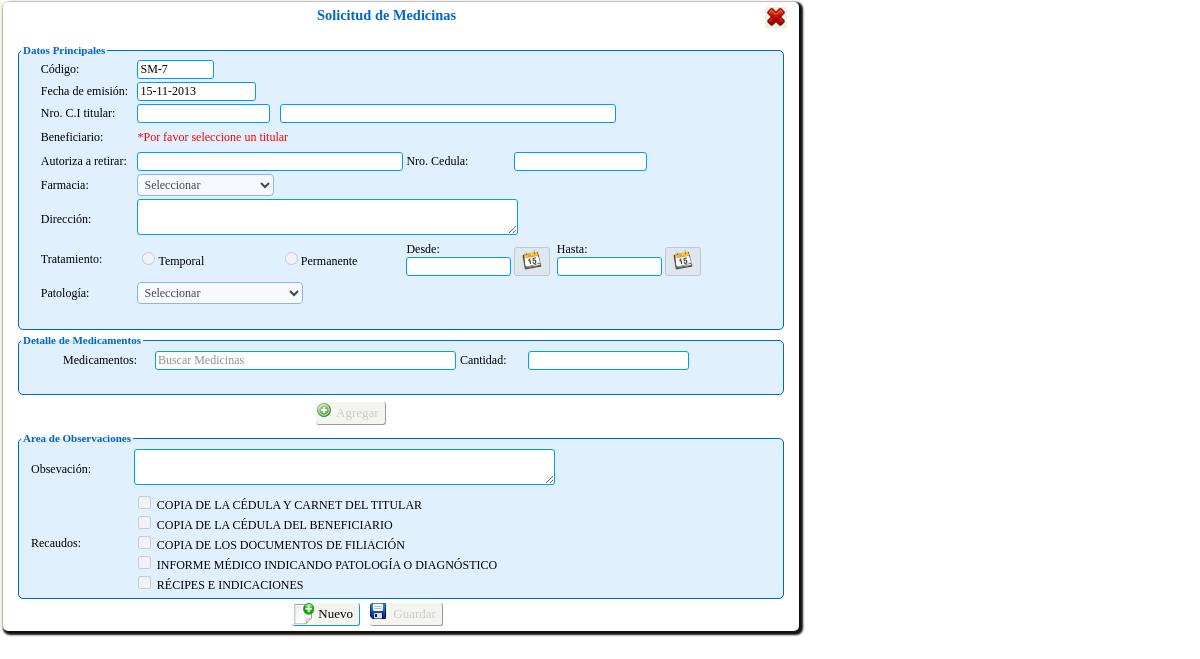
Page /persona/Php/transacciones/solicitud_medicinas/solicitud_medicina.php (signed in) on the committed database.
### tables this page shows
CREATE TABLE IF NOT EXISTS `tsolicitud_servicio` (
  `id_solicitud` int(11) NOT NULL,
  `id_solicitud_reembolso` int(11) NOT NULL,
  `cod_hoja` char(7) NOT NULL,
  `id_titular` int(11) NOT NULL,
  `id_beneficiario` int(11) NOT NULL,
  `tipo_beneficiario` char(1) NOT NULL,
  `id_servicio` int(11) NOT NULL,
  `id_patologia` int(11) NOT NULL,
  `autorizado` varchar(50) DEFAULT NULL,
  `ced_autorizado` int(12) DEFAULT NULL,
  `tratamiento` char(1) DEFAULT NULL,
  `fecha_ini` date DEFAULT NULL,
  `fecha_fin` date DEFAULT NULL,
  `fecha` date NOT NULL,
  `diagnostico` varchar(150) NOT NULL,
  `observacion` varchar(150) DEFAULT NULL,
  `id_medico` int(11) DEFAULT NULL,
  `id_proveedor` int(11) DEFAULT NULL,
  `hora` varchar(20) NOT NULL,
  `estatus` char(1) NOT NULL,
  `motivo_eliminacion` varchar(500) DEFAULT NULL,
  KEY `id_titular` (`id_titular`),
  KEY `id_beneficiario` (`id_beneficiario`),
  KEY `id_servicio` (`id_servicio`),
  KEY `id_medico` (`id_medico`),
  KEY `id_proveedor` (`id_proveedor`),
  KEY `id_patologia` (`id_patologia`),
  KEY `id_solicitud` (`id_solicitud`)
);

CREATE TABLE IF NOT EXISTS `trecaudo` (
  `id_recaudo` int(11) NOT NULL AUTO_INCREMENT,
  `descripcion` varchar(80) NOT NULL,
  `tipo` varchar(50) NOT NULL,
  `estatus` char(1) NOT NULL,
  PRIMARY KEY (`id_recaudo`)
);

### persona/Clases/clase_solicitud_medicina.php (called while the page is built, shortened)
<?php
include_once("clase_mysql.php");
class sMedicina extends conectaBDMy{
    public function buscaUltimoID(){
       $sql="SELECT * FROM tsolicitud_servicio ORDER BY id_solicitud DESC LIMIT 1";
		return ($cursor= parent::ejecuta_sql($sql));
    }
    public function sig_tupla( $registro )
	{
		return( parent::proxima_tupla( $registro ) );
	}
}
?>

### persona/Clases/clase_mysql.php (called while the page is built, shortened)
<?PHP
class conectaBDMy
{
	private $servidor;
	private $usuario;
	private $password;
	private $conexion;
	function conectaBDMy()
	{
		$this->servidor="localhost";
		$this->usuario="root";
		$this->password="iutep";
		$this->basedatos="bdsas";
	}
	function abrir_BD()
	{
		if ( !($enlace= @mysql_connect( $this->servidor, $this->usuario, $this->password ) ) )
		{
		header("Location: ../html/Error_bd.html");
		}
		$this->conexion=$enlace;
		return true;
	}
	function ejecuta_sql( $query )
	{
		if ( $this->abrir_BD() )
	     return ( mysql_query($query,$this->conexion ) );
	else
	     return null;
	}
  function proxima_tupla($cursor)
  {
	return mysql_fetch_array($cursor);
  }
}
?>

### persona/Clases/clase_recaudo.php (called while the page is built, shortened)
<?php
include_once("clase_mysql.php");
class recaudos extends conectaBDMy{
	private $tipoRecaudo;
    public function recaudos(){
		$this->tipoRecaudo="";
	}
 	public function setTiporecaudo($Valor){
        $this->tipoRecaudo = mb_strtoupper(trim($Valor), "utf-8");
    }
	function lista_recaudo()
	{
		$c=0;
		$sql="SELECT * FROM trecaudo where estatus='1' and tipo='$this->tipoRecaudo' order by id_recaudo";
		 $cursor=parent::ejecuta_sql($sql);
		 if($row= parent::proxima_tupla($cursor))
		 {
			 DO
			 {
				$fila[$c][1]=$row["id_recaudo"];
				$fila[$c][2]=$row["descripcion"];
				$fila[$c][3]=$row["tipo"];
				$c++;
			 }WHILE($row= parent::proxima_tupla($cursor));
		 }
		if ( $fila>0 )
			return $fila;
		else
			return -1;
	}
}
?>

### persona/Clases/clase_proveedor.php (called while the page is built, shortened)
<?php
include_once("clase_mysql.php");
class proveedor extends conectaBDMy{
function lista_proveedor_medicinas()
	{
		$c=0;
		$sql="select a.id_proveedor,a.nombre, b.id_servicio
			from tproveedor as a, tdetalle_servicio as b
			where a.id_proveedor=b.id_proveedor and a.estatus='1' and b.id_servicio='1'
			order by a.nombre";
		 $cursor=parent::ejecuta_sql($sql);
		 if($row= parent::proxima_tupla($cursor))
		 {
			 DO
			 {
				$fila[$c][1]=$row["id_proveedor"];
				$fila[$c][2]=$row["nombre"];
				$c++;
			 }WHILE($row= parent::proxima_tupla($cursor));
		 }
		if ( $fila>0 )
			return $fila;
		else
			return -1;
	}
}
?>

### persona/Clases/clase_patologia.php (called while the page is built, shortened)
<?php
include_once("clase_mysql.php");
class patologia extends conectaBDMy{
	function lista_patologia()
	{
		$c=0;
		$sql="select * from tpatologia where estatus='1' order by nombre";
		 $cursor=parent::ejecuta_sql($sql);
		 if($row= parent::proxima_tupla($cursor))
		 {
			 DO
			 {
				$fila[$c][1]=$row["id_patologia"];
				$fila[$c][2]=$row["nombre"];
				$c++;
			 }WHILE($row= parent::proxima_tupla($cursor));
		 }
		if ( $fila>0 )
			return $fila;
		else
			return -1;
	}
}
?>

### persona/Php/transacciones/solicitud_medicinas/solicitud_medicina.php (the view, shortened to what this page needs)
<?php session_start();
include_once("../../../Clases/clase_solicitud_medicina.php");
$sMedicina= new sMedicina();
$res=$sMedicina->buscaUltimoID();
$res=$sMedicina->sig_tupla($res);
$compl='SM-';
$idSolicitud='0';
if($res){
	$idSolicitud=$res['id_solicitud']+1;
}else{
	$idSolicitud='1';
}
?><!DOCTYPE HTML>
<html lang="es">
<head>
<link rel="stylesheet" type="text/css" href="../../../Css/estilo2.css" />
<link rel="stylesheet" type="text/css" href="../../../Css/estilos.css" />
<link rel="stylesheet" type="text/css" href="../../../Css/jscal2.css" />
<link href="../../../JavaScript/jquery.alerts.css" rel="stylesheet" type="text/css" />
  <link type="text/css" rel="stylesheet" href="../jquery/themes/base/jquery.ui.theme.css" />
  <link type="text/css" rel="stylesheet" href="../jquery/themes/base/jquery.ui.autocomplete.css" />
</head>
<body>
<div id="cuerpo">
<form action="" method="POST" id="form_solicitud_medicina" name="form_solicitud_medicina">
<table width="779" height="25" border="0" cellpadding="0" cellspacing="0">
    <tr>
      <td width="757"> <h1>Solicitud de Medicinas</h1></td>
      <td width="22" valign="top"><input name="cancelar" type="button" id="cancelar" class='btn_cancelar_act_img'   onclick="location.href='../../../../html/blanco2.html'"title="Salir"/></td>
    </tr>
  </table>
  <fieldset>
  <legend align="left">Datos Principales</legend>
    <table width="757" border="0" cellpadding="1" cellspacing="1">
    <tr>
      <td>&nbsp;</td>
      <td>Código:</td>
      <td><input name="fecha2" id="fecha2" type="text" size="8" readonly value="<?php echo $compl.''.$idSolicitud; ?>"/></td>
      <td colspan="5"><input type="hidden" name="codHoja" id="codHoja" value="<?php echo $compl.''.$idSolicitud; ?>"></td>
      </tr>
    <tr>
      <td width="24">&nbsp;</td>
      <td width="118">Fecha de emisión:</td>
      <td width="103"><input name="fecha" id="fecha" type="text" size="14" maxlength="10" value="<?php date_default_timezone_set('America/Caracas'); echo date("d-m-Y"); ?>" readonly /></td>
      <td colspan="5">&nbsp;</td>
      </tr>
    <tr>
      <td>&nbsp;</td>
      <td>Nro. C.I titular:</td>
      <td><input name="cedTitular" type="text" disabled id="cedTitular" title="Ejemplo: 20643089, Si la C.I es menor a ocho (8) dígitos complete con ceros (0) a la izquierda Ejemplo: 08042667" size="16" /></td>
      <td colspan="5"><div id="cap3" ><input name="vacio" type="text" id="box" size="45" readonly title="Nombre del Titular" /></div></td>
      </tr>
    <tr>
      <td>&nbsp;</td>
      <td height="23">Beneficiario:</td>
      <td colspan="6"><div id="cap1" style="color:#FF0000; display:block; width:"200" ">*Por favor seleccione un titular</div></td>
      </tr>
    <tr>
      <td>&nbsp;</td>
      <td>Autoriza a retirar:</td>
      <td colspan="2"><input name="nombAutorizado" type="text" disabled id="nombAutorizado" title="Nombre de la persona autorizada a retirar medicamento" size="35" /></td>
      <td width="83">Nro. Cedula:</td>
      <td colspan="3"><input name="cedAutorizado" type="text" disabled id="cedAutorizado" title="Cedula del Autorizado" size="16" />
        <input name="ope" type="hidden" id="ope" value="iMedicina" hidden="hidden" /></td>
      </tr>
    <tr>
      <td>&nbsp;</td>
      <td>Farmacia:</td>
      <td colspan="6"><select name="organizacion" id="organizacion" disabled="disabled">
              <option value="0" selected="selected" disabled="disabled">Seleccionar </option>
              <?php include_once("../../../Clases/clase_proveedor.php");
				$proveedor=new proveedor();
				$lista=$proveedor->lista_proveedor_medicinas();
			?><option value="<?php echo $lista[$i][1];?>"><?php echo $lista[$i][2];?></option>
            </select></td>
      </tr>
    <tr>
      <td>&nbsp;</td>
      <td>Dirección:</td>
      <td colspan="6"><div id="cap4"><textarea name="direccion" id="direccion" cols="45" rows="2" readonly></textarea></div></td>
      </tr>
    <tr>
      <td>&nbsp;</td>
      <td>Tratamiento:</td>
      <td><input type="radio" name="tratamiento" id="tratamiento1" value="T" disabled="disabled" ><label for="tratamiento1">Temporal</label></td>
      <td width="118"><input type="radio" name="tratamiento" id="tratamiento2" value="P" title="Debe indicar fecha" disabled="disabled"  ><label for="tratamiento2">Permanente</label></td>
      <td>Desde:
        <input name="fecha_ini" id="fecha_ini" type="text" size="12" maxlength="10" readonly title="Fecha de inicio"/></td>
      <td width="42" valign="bottom"><button name="boton_fec_ini" id="boton_fec_ini" class="button" disabled="disabled"  ><img src="../../../Imagen_sistema/calend.png" width="20" height="20" /></button><td width="74">Hasta:
<input name="fecha_fin" id="fecha_fin" type="text" size="12" maxlength="10" readonly title="Fecha de fin"/></td>
      <td width="170" valign="bottom"><button name="boton_fec_fin" id="boton_fec_fin" class="button" disabled="disabled" ><img src="../../../Imagen_sistema/calend.png" width="20" height="20" /></button></tr>
    <tr>
      <td>&nbsp;</td>
      <td height="28">Patología:</td>
      <td colspan="6"><select name="patologia" id="patologia" title="Estudio" disabled="disabled">
        <option value="0" selected="selected" disabled="disabled">Seleccionar </option>
        <?php include_once("../../../Clases/clase_patologia.php");
				$patologia=new patologia();
				$lista=$patologia->lista_patologia();
			?>
      </select></td>
    </tr>
    <tr>
      <td>&nbsp;</td>
      <td>&nbsp;</td>
      <td colspan="6">&nbsp;</td>
    </tr>
    </table>
    </fieldset>
     <fieldset>
      <legend align="left">Detalle de Medicamentos</legend>
     <table width="738" border="0">
    <tr>
      <td width="47">&nbsp;</td>
      <td width="93">Medicamentos:</td>
      <td width="257"><input style="color:#909090" name="medicamento" id="medicamento" disabled="disabled" size="40"  type="text" value="Buscar Medicinas" onfocus = "if(this.value=='Buscar Medicinas') {this.value=''; this.style.color='#000'}" onblur="if(this.value==''){this.value='Buscar Medicinas'; this.style.color='#909090'}" /></td>
      <td width="70">Cantidad:</td>
      <td width="159"><input name="cantidad" type="text" disabled="disabled" id="cantidad" size="20"  /></td>
      <td width="86">&nbsp;</td>
    </tr>
     <tr>
       <td>&nbsp;</td>
       <td>&nbsp;</td>
       <td>&nbsp;</td>
       <td>&nbsp;</td>
       <td>&nbsp;</td>
       <td>&nbsp;</td>
     </tr>
  </table></fieldset>
  <table  width="747" border="0">
      <tr>
      <td width="296">&nbsp;</td>
      <td width="96"> <input name="agregar" type="button" id="agregar" value="Agregar"disabled="disabled" title="Agregar un servicio"class='btn_guardar_desact btn_guardar_act_img3'  onclick="if(!crear(this)){return false;}" />
      </td>
      <td width="341">&nbsp;</td>
      </tr>
      <tr>
       <td colspan="4"></td>
      </tr>
  </table>
  <fieldset>
    <legend align="left">Area de Observaciones</legend>
    <table width="739" border="0">
    <tr>
      <td width="2">&nbsp;</td>
      <td width="99" height="24">Obsevación:</td>
      <td width="531"><span>
        <textarea name="observacion" cols="50" rows="2" disabled id="observacion" ></textarea>
      </span></td>
      <td width="89">&nbsp;</td>
    </tr>
    <tr>
      <td>&nbsp;</td>
      <td>Recaudos:</td>
      <td colspan="2"><?php 	include_once("../../../Clases/clase_recaudo.php");
			$recaudo= new recaudos();
			$recaudo->setTiporecaudo('SOLICITUD - MÉDICINAS');
			$consul=$recaudo->lista_recaudo();
			for($i=0;$i<count($consul);$i++)
			{
			if($consul[$i][3]=='SOLICITUD - MÉDICINAS'){
		?>  <input type="checkbox" name="recaudos[]" id="<?php echo $i;?>" value="<?php echo $consul[$i][1];?>" disabled="disabled">
        <?php echo "<label  for='$i'>".$consul[$i][2]."</label>"; ?><br>
        <?php
		}else { echo "<div id='open' style='color:#F00'> Alerta: No se han asignado recaudos por Solicitud de Medicinas. Por favor <a href='#'>click</a></div>";}
		}?></td>
      </tr>
    </table>
   </fieldset>
   <table  width="746" border="0" cellpadding="0" cellspacing="0">
      <tr>
      <td width="357" align="right"><input name="nuevo" type="button" id="nuevo" value="  Nuevo" class='btn_act btn_nuevo_act_img' onclick="limpiar_form(this.form)" title="Pulse para activar campos"/></td>
      <td width="389" ><input name="guardar" type="submit" class='btn_guardar_desact btn_guardar_act_img' id="guardar" disabled="disabled"  value=" Guardar" title="Guardar" onClick="if(!recuados()){return false;}"  /></td>
      </tr>
  </table>
</form>
</div>
</body>
</html>

### persona/Css/estilo2.css (style rules this page uses)
input[type=text] { background-color: #fff; border: 1px double #09F; border-radius: 3px; }
textarea { background-color: #fff; border: 1px double #09F; border-radius: 3px; }

### persona/Css/estilos.css (style rules this page uses)
body { margin: auto; width:100%; min-width:600px; max-width:2000px; background-color:transparent; font:Tahoma, Geneva, sans-serif; }
body, input, select { font-family: "Lucida Sans Unicode"; font-size: 12px; color: #000; border-radius:3px; }
#cuerpo { width:799px; height:100%; padding:0px; background:#F0F8E7; }
h1 { font-size:1.2em; color: #06C; text-align:center; }
h1, h2, p { margin: 0px 0px 20px 0px; }
form { position:relative; padding:5px; margin-top: 2px; margin-left: 3px; margin-bottom:2px; background:#FFF; display:block; box-shadow: 2px 2px 2px 2px #121212; border-radius: 5px; }
form fieldset { width:760px; border:1px solid #06C; padding:2px; margin:auto; margin-bottom:4px; border-radius: 5px; background-color:#E1F0FF; }
form legend { font-family: "Lucida Sans Unicode"; font-weight:bold; font-size:11px; color: #06C; }
select { font-family: "Lucida Sans Unicode"; font-size: 12px; color: #000; background-color:#fff; border-color:#69F; padding: 2px; border-radius:4px; }

### persona/Php/transacciones/solicitud_medicinas/solicitud_medicina.php (style rules this page uses)
.btn_act { height: 23px; background-color: #f5f5f0; border-bottom: 1px solid #09F; border-right:1px solid #09F; border-top:0px; border-left:0px; font-size: 13px; color:black; padding-left: 20px; background-repeat: no-repeat; cursor:hand; cursor:pointer; margin-left:5px; margin-right:5px; outline-width:0px; background-image: url(../../../Imagen_sistema/cancelar.jpg); }
.btn_nuevo_act_img { background-image: url(../../../Imagen_sistema/nuevo.jpg); }
.btn_cancelar_act_img { margin: auto; background-repeat: no-repeat; cursor:hand; cursor:pointer; height: 21px; width: 22px; border: 0px; background-image: url(../../../Imagen_sistema/cancelar.jpg); }
.btn_guardar_act_img { background-image: url(../../../Imagen_sistema/guardar.jpg); }
.btn_guardar_act_img3 { background-image: url(../../../Imagen_sistema/add.png); }
.btn_guardar_desact { height: 23px; background-color: #f5f5f0; border-bottom: 1px solid #999; border-right:1px solid #999; border-top:0px; border-left:0px; font-size: 13px; color:#CCC; padding-left: 20px; background-repeat: no-repeat; cursor:hand; cursor:pointer; margin-left:5px; margin-right:5px; outline-width:0px; }

### rows in the picture
tsolicitud_servicio: fecha2 "SM-7"
trecaudo: descripcion "COPIA DE LA CÉDULA Y CARNET DEL TITULAR"
trecaudo: descripcion "COPIA DE LA CÉDULA DEL BENEFICIARIO"
trecaudo: descripcion "COPIA DE LOS DOCUMENTOS DE FILIACIÓN"
trecaudo: descripcion "INFORME MÉDICO INDICANDO PATOLOGÍA O DIAGNÓSTICO"
trecaudo: descripcion "RÉCIPES E INDICACIONES"
